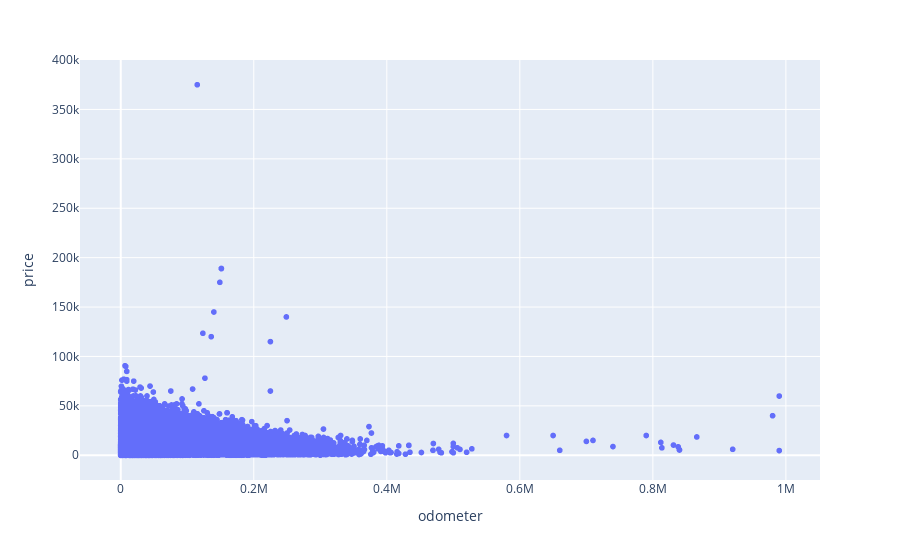

This figure's notebook cell:
### Code cell
figb = px.scatter(autos, x="odometer", y="price") # crear un gráfico de dispersión
figb.show() # crear gráfico de dispersión

### Figure 1 — Plotly figure (JSON) as saved in the notebook; plotly's stock layout.template omitted (floating-point values rounded to 4 significant figures; data arrays with more than 128 entries replaced by an {"elided": "..."} marker saying what was removed)
{"data": [{"hovertemplate": "odometer=%{x}<br>price=%{y}<extra></extra>", "legendgroup": "", "marker": {"color": "#636efa", "symbol": "circle"}, "mode": "markers", "name": "", "showlegend": false, "type": "scattergl", "x": {"elided": "47906 float values"}, "xaxis": "x", "y": {"elided": "47906 int values"}, "yaxis": "y"}], "layout": {"legend": {"tracegroupgap": 0}, "margin": {"t": 60}, "xaxis": {"anchor": "y", "domain": [0, 1], "title": {"text": "odometer"}}, "yaxis": {"anchor": "x", "domain": [0, 1], "title": {"text": "price"}}}}
